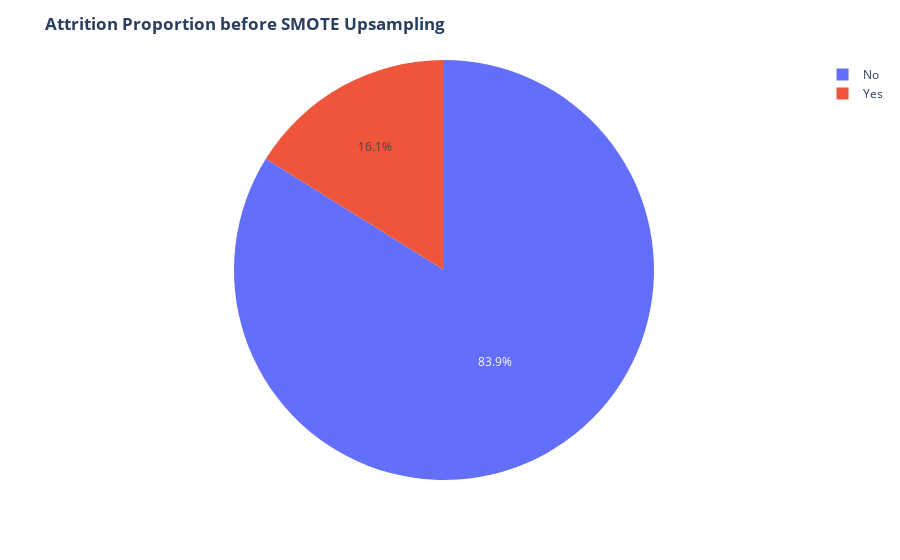

This figure's notebook cell:
### Code cell
import plotly.express as ex

fig = ex.pie(y,names='Attrition')
fig.update_layout(title='<b>Attrition Proportion before SMOTE Upsampling<b>')
fig.show()

### Figure 1 — Plotly figure (JSON) as saved in the notebook; plotly's stock layout.template omitted (floating-point values rounded to 4 significant figures; data arrays with more than 128 entries replaced by an {"elided": "..."} marker saying what was removed)
{"data": [{"domain": {"x": [0, 1], "y": [0, 1]}, "hovertemplate": "Attrition=%{label}<extra></extra>", "labels": {"elided": "1470 str values"}, "legendgroup": "", "name": "", "showlegend": true, "type": "pie"}], "layout": {"legend": {"tracegroupgap": 0}, "margin": {"t": 60}, "title": {"text": "<b>Attrition Proportion before SMOTE Upsampling<b>"}}}
